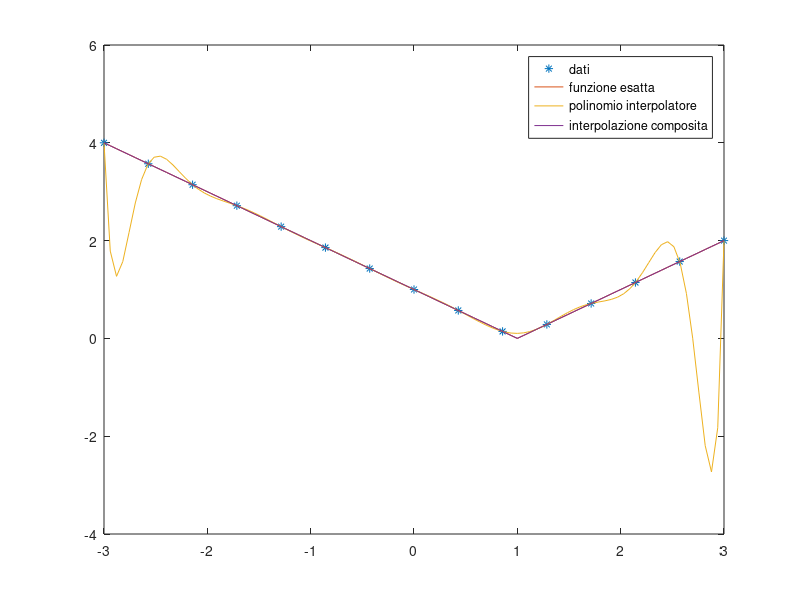

MATLAB code to generate this figure:
clear
clc
close all

%f = @(x) exp(x).*cos(4.*x);
f = @(x) abs(x - 1);

n_nodi = 15;
nodi = linspace(-3,3,n_nodi);
valori = f(nodi);

V = vander(nodi);

coeff = V \ valori';

%coeff_pol = polyfit(nodi, valori, n_nodi-1);

%x5 = linspace(-3, 3, 5);
%x10 = linspace(-3, 3, 10);
%x20 = linspace(-3, 3, 20);
%x40 = linspace(-3, 3, 40);

x = linspace(-3,3,100);

pol_int = polyval(coeff, x);

Err = norm(f(x) - pol_int, inf)


X = [-3 1 3];

pol_linear = interp1(X,f(X),x)   %interpolazione composita
Err_comp = norm(f(x) - pol_linear)



plot(nodi, valori, '*')
hold on
plot(x, f(x))
hold on
plot(x, pol_int)
hold on
plot(x, pol_linear)


legend("dati" , "funzione esatta", "polinomio interpolatore", "interpolazione composita")


